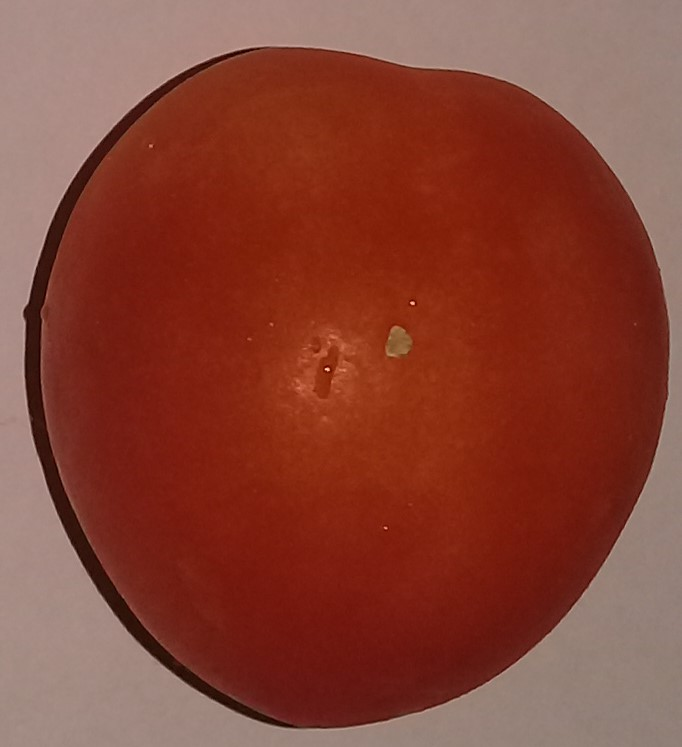
#> input picture img/1c.jpg, 682 x 747 px, given in place of Vid1.mp4, which was not available
$ python Viddetection.py
#> lines starting #> are read from the running program, lines starting #| are printed output that depends on the picture; after the words box and inside, x2 and y2 are one past the last pixel; in counts of white or black regions, pixels touching at a corner belong together; pictures that were not available may be replaced by others from this repository, and a replacement may not be noted
"""
Loads and displays a video.
"""

# Importing OpenCV
import cv2
import numpy as np

# Create a VideoCapture object and read from input file
# If the input is the camera, pass 0 instead of the video file name
cap = cv2.VideoCapture('Vid1.mp4')

# Check if camera opened successfully
if (cap.isOpened()== False):
  print("Error opening video stream or file")

# Read the video
while(cap.isOpened()):
  # Capture frame-by-frame
  ret, frame = cap.read()
#> frame is the input picture: shape (747, 682, 3); mean B, G, R 52.5, 66.9, 134.9
  if ret == True:

    fgbg = cv2.createBackgroundSubtractorMOG2(
    history=10,
    varThreshold=2,
    detectShadows=False)

    # Converting the image to grayscale.
    gray = cv2.cvtColor(frame, cv2.COLOR_BGR2GRAY)
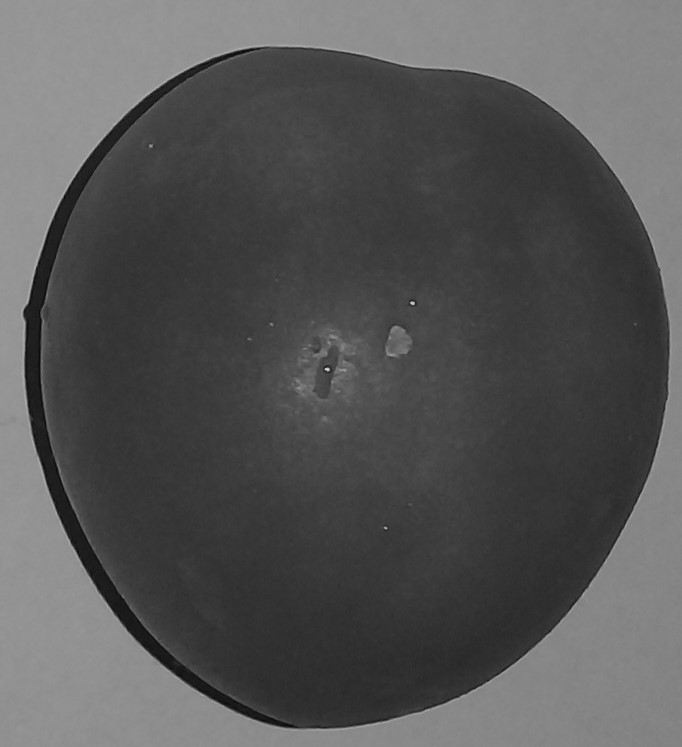
#> gray: shape (747, 682); min 9, max 222, mean 85.6

    # Extract the foreground
    edges_foreground = cv2.bilateralFilter(gray, 9, 75, 75)
    foreground = fgbg.apply(edges_foreground)
#> foreground: shape (747, 682); every value is 255

    # Smooth out to get the moving area
    kernel = np.ones((50,50),np.uint8)
    foreground = cv2.morphologyEx(foreground, cv2.MORPH_CLOSE, kernel)

    # Applying static edge extraction
    edges_foreground = cv2.bilateralFilter(gray, 9, 75, 75)
    edges_filtered = cv2.Canny(edges_foreground, 60, 120)
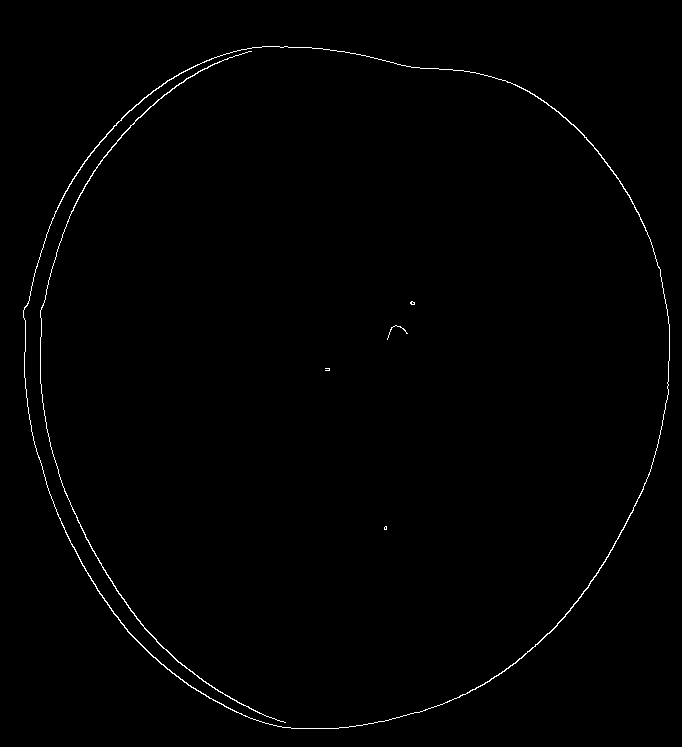
#> edges_filtered: shape (747, 682); 0.7% white in thin lines or dots, all inside (x1, y1, x2, y2) = (23, 46, 670, 729)

    # Crop off the edges out of the moving area
    cropped = (foreground // 255) * edges_filtered

    # Stacking the images to print them together for comparison
    images = np.hstack((gray, edges_filtered, cropped))
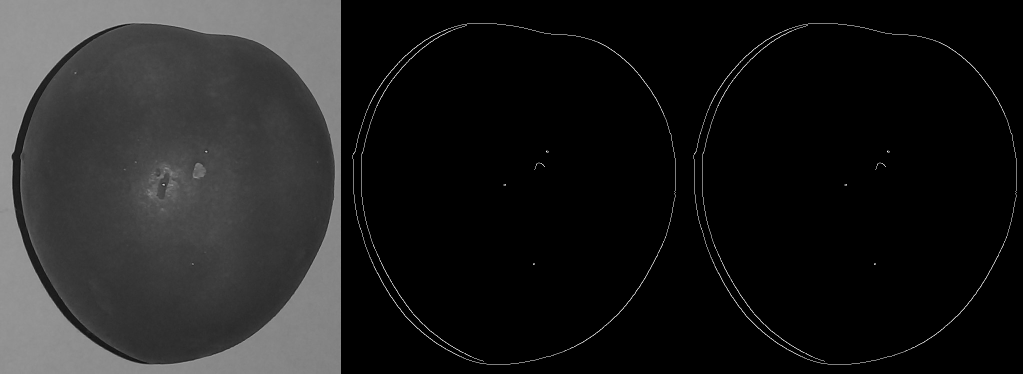
#> images: shape (747, 2046) (shown at 1/2 size); min 0, max 255, mean 29.7
    cv2.imshow('Frame', cropped)
    # Press Q on keyboard to  exit
    if cv2.waitKey(25) & 0xFF == ord('q'):
#> (key q is pressed here)
      break

  # Break the loop
  else:
    break

# When everything done, release the video capture object
cap.release()

# Closes all the frames
cv2.destroyAllWindows()

$ run again, on img/2c.jpg
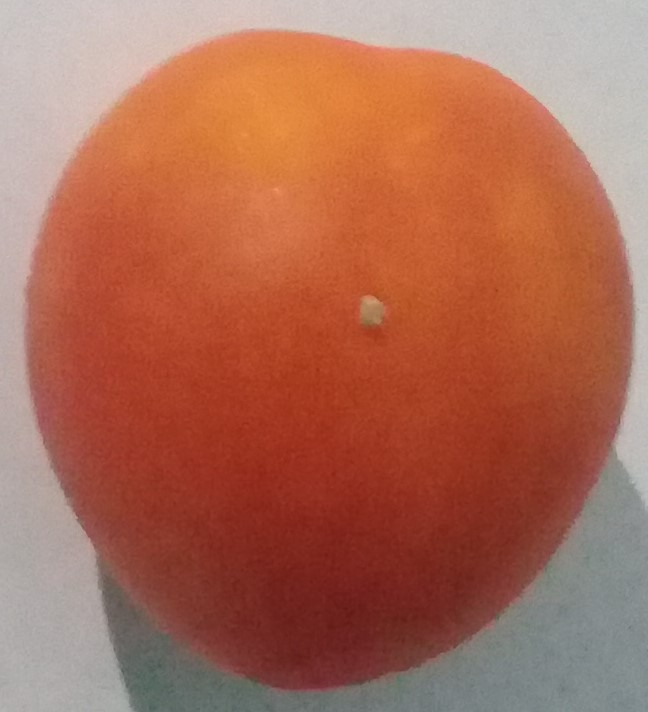
#> input picture img/2c.jpg, 648 x 712 px, given in place of Vid1.mp4, which was not available
#> frame is the input picture: shape (712, 648, 3); mean B, G, R 85.9, 107.1, 171.8
#> foreground: shape (712, 648); every value is 255
#> `edges_filtered = cv2.Canny(edges_foreground, 60, 120)`:
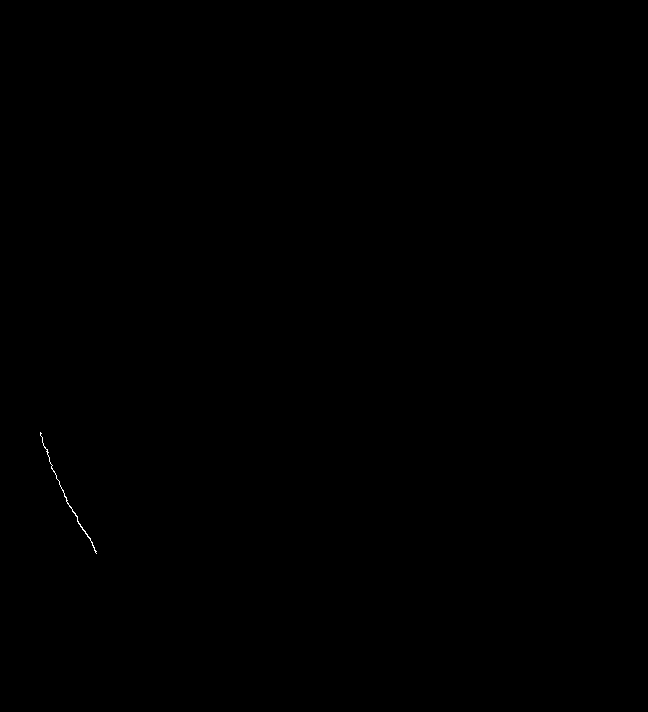
#> edges_filtered: shape (712, 648); 0.03% white in thin lines or dots, all inside (x1, y1, x2, y2) = (40, 432, 97, 554)
#> `images = np.hstack((gray, edges_filtered, cropped))`:
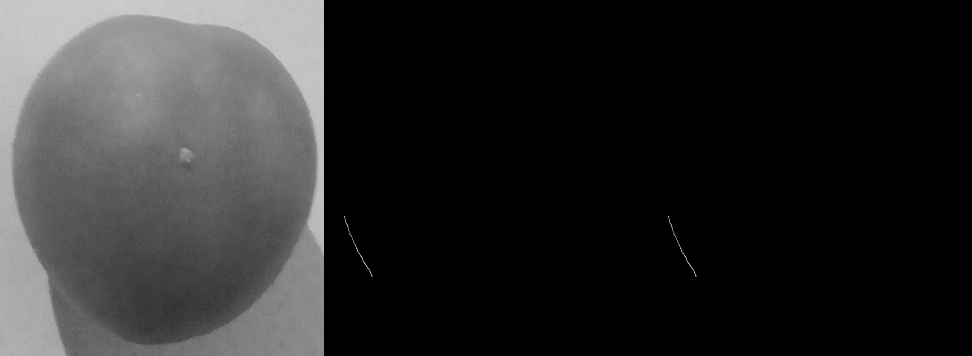
#> images: shape (712, 1944) (shown at 1/2 size); min 0, max 255, mean 41.4

$ run again, on img/3c.jpg
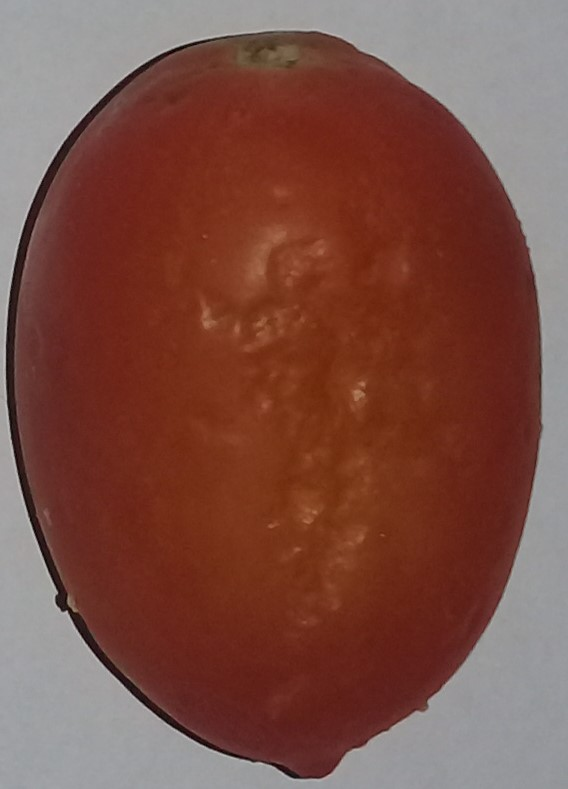
#> input picture img/3c.jpg, 568 x 789 px, given in place of Vid1.mp4, which was not available
#> frame is the input picture: shape (789, 568, 3); mean B, G, R 68.7, 78.8, 123.7
#> foreground: shape (789, 568); every value is 255
#> `edges_filtered = cv2.Canny(edges_foreground, 60, 120)`:
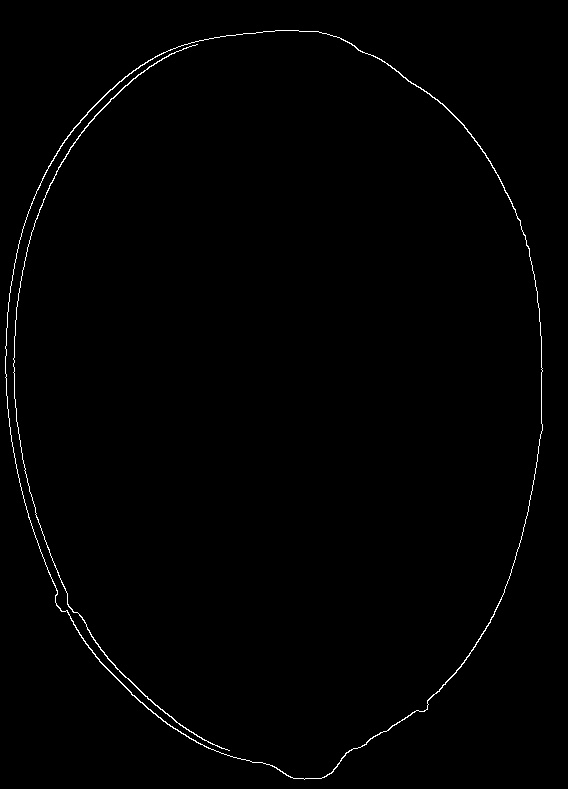
#> edges_filtered: shape (789, 568); 0.76% white in thin lines or dots
#> `images = np.hstack((gray, edges_filtered, cropped))`:
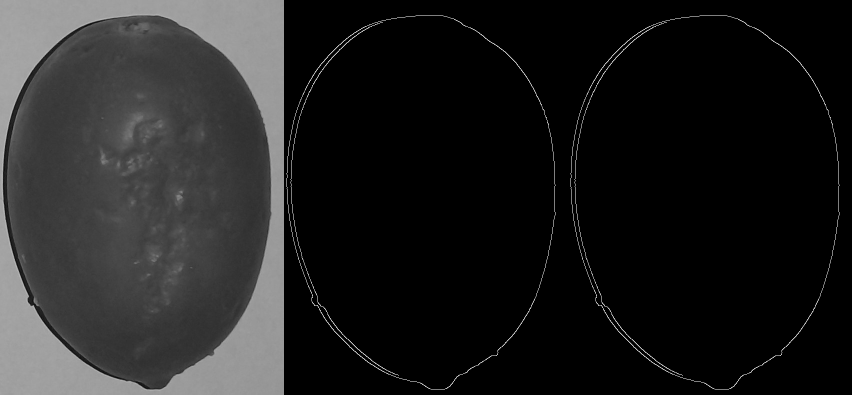
#> images: shape (789, 1704) (shown at 1/2 size); min 0, max 255, mean 31.6

$ run again, on img/4c.jpg
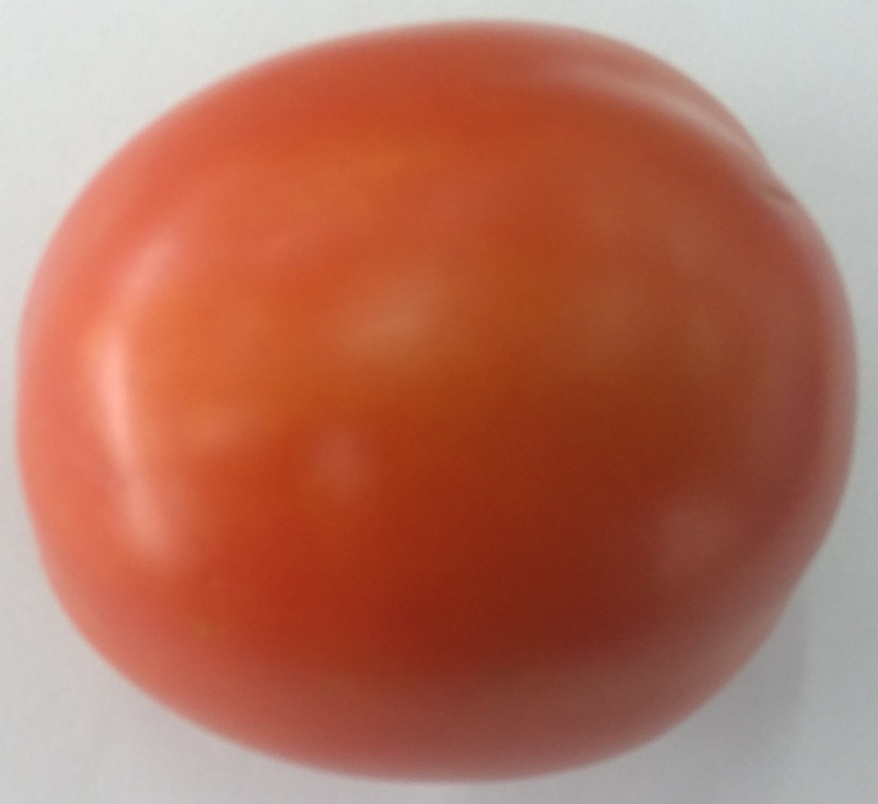
#> input picture img/4c.jpg, 878 x 804 px, shrunk from 1661 x 1521 before the run, given in place of Vid1.mp4, which was not available
#> frame is the input picture: shape (804, 878, 3); mean B, G, R 94.2, 113.1, 178.4
#> `gray = cv2.cvtColor(frame, cv2.COLOR_BGR2GRAY)`:
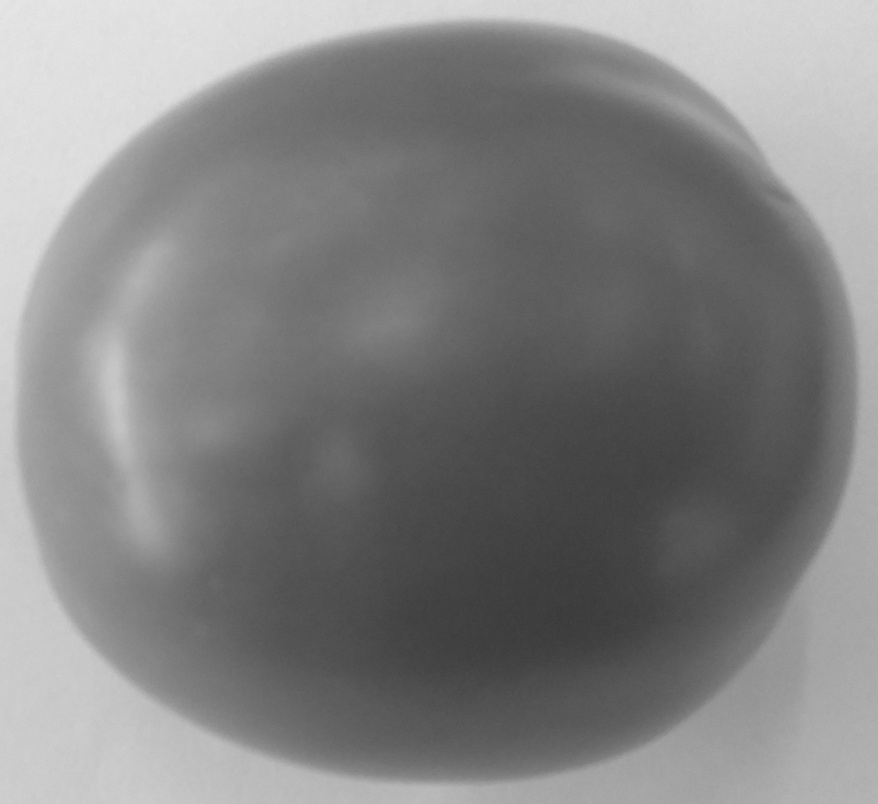
#> gray: shape (804, 878); min 57, max 231, mean 130.5
#> foreground: shape (804, 878); every value is 255
#> edges_filtered: shape (804, 878); every value is 0
#> `images = np.hstack((gray, edges_filtered, cropped))`:
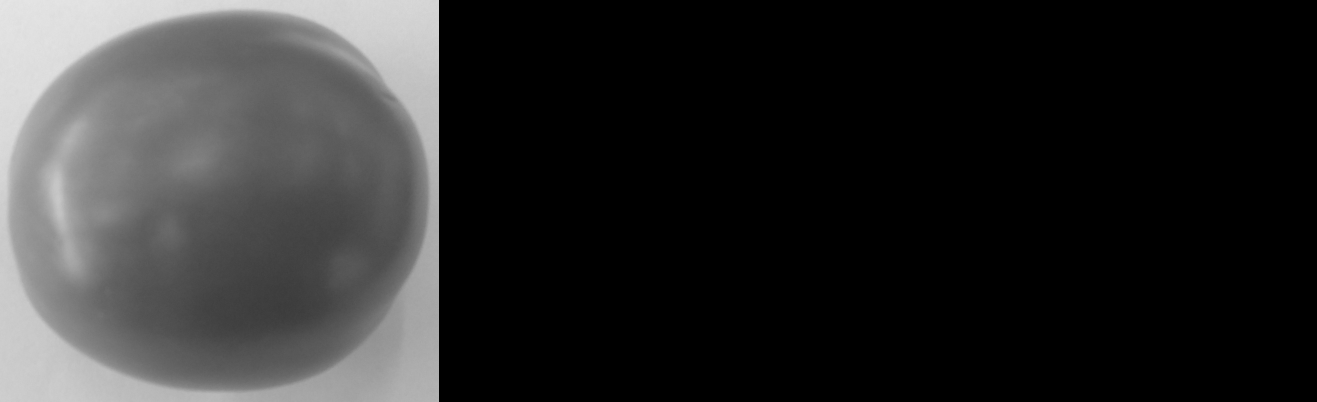
#> images: shape (804, 2634) (shown at 1/2 size); min 0, max 231, mean 43.5
